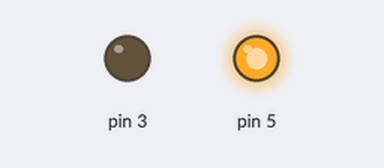
The sketch below on a simulated Arduino Uno, built with avr-gcc and run on an emulated ATmega328P. Shown: output pins drawn as LEDs (lit = HIGH).

Above: at 0.5 s.
At 2.5 s:
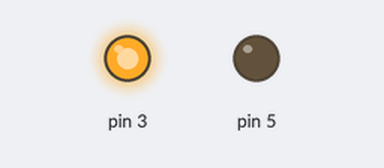
At 3.5 s:
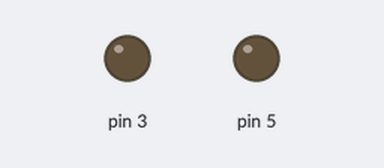
Timing chart, 0 to 5.2 s (numbered marks = the images above):
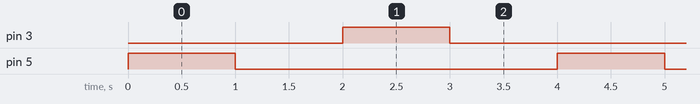

Measured:
- by itself, pin 3, pin 5: alternates HIGH for 1.0 s and LOW for 3.0 s

The sketch:

codigo.ino
```cpp
// C++ code
//
void setup()
{
  pinMode(5, OUTPUT);
}

void loop()
{
  digitalWrite(5, HIGH);
  delay(1000);
  digitalWrite(5, LOW);
  delay(1000);

  pinMode(3, OUTPUT);

  digitalWrite(3, HIGH);
  delay(1000);
  digitalWrite(3, LOW);
  delay(1000);
}
```
